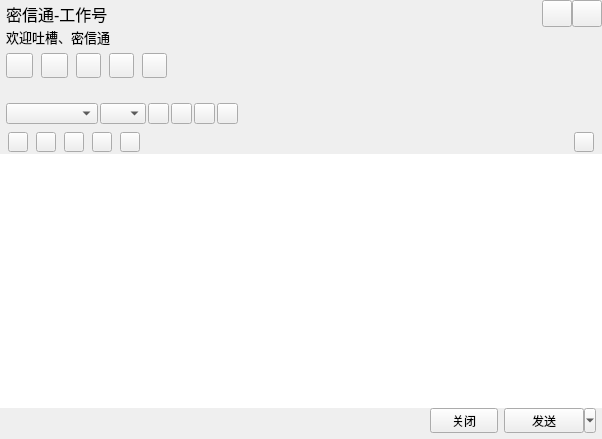
<?xml version="1.0" encoding="UTF-8"?>
<ui version="4.0">
 <class>TalkWindow</class>
 <widget class="QWidget" name="TalkWindow">
  <property name="geometry">
   <rect>
    <x>0</x>
    <y>0</y>
    <width>602</width>
    <height>439</height>
   </rect>
  </property>
  <property name="windowTitle">
   <string>TalkWindow</string>
  </property>
  <layout class="QVBoxLayout" name="verticalLayout">
   <property name="spacing">
    <number>0</number>
   </property>
   <property name="leftMargin">
    <number>0</number>
   </property>
   <property name="topMargin">
    <number>0</number>
   </property>
   <property name="rightMargin">
    <number>0</number>
   </property>
   <property name="bottomMargin">
    <number>0</number>
   </property>
   <item>
    <widget class="QWidget" name="titleWidget" native="true">
     <property name="sizePolicy">
      <sizepolicy hsizetype="Expanding" vsizetype="Fixed">
       <horstretch>0</horstretch>
       <verstretch>0</verstretch>
      </sizepolicy>
     </property>
     <property name="minimumSize">
      <size>
       <width>0</width>
       <height>84</height>
      </size>
     </property>
     <property name="maximumSize">
      <size>
       <width>16777215</width>
       <height>84</height>
      </size>
     </property>
     <property name="bottomskin" stdset="0">
      <bool>true</bool>
     </property>
     <layout class="QVBoxLayout" name="verticalLayout_3">
      <property name="spacing">
       <number>0</number>
      </property>
      <property name="leftMargin">
       <number>6</number>
      </property>
      <property name="topMargin">
       <number>0</number>
      </property>
      <property name="rightMargin">
       <number>0</number>
      </property>
      <property name="bottomMargin">
       <number>0</number>
      </property>
      <item>
       <layout class="QHBoxLayout" name="horizontalLayout_2">
        <property name="spacing">
         <number>0</number>
        </property>
        <item>
         <widget class="QLabel" name="nameLabel">
          <property name="sizePolicy">
           <sizepolicy hsizetype="Expanding" vsizetype="Fixed">
            <horstretch>0</horstretch>
            <verstretch>0</verstretch>
           </sizepolicy>
          </property>
          <property name="minimumSize">
           <size>
            <width>0</width>
            <height>27</height>
           </size>
          </property>
          <property name="maximumSize">
           <size>
            <width>16777215</width>
            <height>27</height>
           </size>
          </property>
          <property name="font">
           <font>
            <pointsize>12</pointsize>
           </font>
          </property>
          <property name="text">
           <string>密信通-工作号</string>
          </property>
         </widget>
        </item>
        <item>
         <widget class="QPushButton" name="sysmin">
          <property name="sizePolicy">
           <sizepolicy hsizetype="Fixed" vsizetype="Fixed">
            <horstretch>0</horstretch>
            <verstretch>0</verstretch>
           </sizepolicy>
          </property>
          <property name="minimumSize">
           <size>
            <width>30</width>
            <height>27</height>
           </size>
          </property>
          <property name="maximumSize">
           <size>
            <width>30</width>
            <height>27</height>
           </size>
          </property>
          <property name="focusPolicy">
           <enum>Qt::ClickFocus</enum>
          </property>
          <property name="toolTip">
           <string>最小化</string>
          </property>
          <property name="text">
           <string/>
          </property>
          <property name="iconSize">
           <size>
            <width>30</width>
            <height>30</height>
           </size>
          </property>
          <property name="checkable">
           <bool>false</bool>
          </property>
         </widget>
        </item>
        <item>
         <widget class="QPushButton" name="sysclose">
          <property name="sizePolicy">
           <sizepolicy hsizetype="Fixed" vsizetype="Fixed">
            <horstretch>0</horstretch>
            <verstretch>0</verstretch>
           </sizepolicy>
          </property>
          <property name="minimumSize">
           <size>
            <width>30</width>
            <height>27</height>
           </size>
          </property>
          <property name="maximumSize">
           <size>
            <width>30</width>
            <height>27</height>
           </size>
          </property>
          <property name="focusPolicy">
           <enum>Qt::ClickFocus</enum>
          </property>
          <property name="toolTip">
           <string>关闭</string>
          </property>
          <property name="text">
           <string/>
          </property>
          <property name="iconSize">
           <size>
            <width>30</width>
            <height>30</height>
           </size>
          </property>
          <property name="checkable">
           <bool>false</bool>
          </property>
          <property name="autoDefault">
           <bool>false</bool>
          </property>
          <property name="default">
           <bool>false</bool>
          </property>
          <property name="flat">
           <bool>false</bool>
          </property>
         </widget>
        </item>
       </layout>
      </item>
      <item>
       <widget class="QLabel" name="signLabel">
        <property name="sizePolicy">
         <sizepolicy hsizetype="Expanding" vsizetype="Fixed">
          <horstretch>0</horstretch>
          <verstretch>0</verstretch>
         </sizepolicy>
        </property>
        <property name="minimumSize">
         <size>
          <width>0</width>
          <height>20</height>
         </size>
        </property>
        <property name="maximumSize">
         <size>
          <width>16777215</width>
          <height>20</height>
         </size>
        </property>
        <property name="font">
         <font>
          <pointsize>10</pointsize>
         </font>
        </property>
        <property name="text">
         <string>欢迎吐槽、密信通</string>
        </property>
       </widget>
      </item>
      <item>
       <widget class="QWidget" name="funWidget" native="true">
        <property name="sizePolicy">
         <sizepolicy hsizetype="Expanding" vsizetype="Expanding">
          <horstretch>0</horstretch>
          <verstretch>0</verstretch>
         </sizepolicy>
        </property>
        <property name="minimumSize">
         <size>
          <width>0</width>
          <height>34</height>
         </size>
        </property>
        <property name="maximumSize">
         <size>
          <width>16777215</width>
          <height>600</height>
         </size>
        </property>
        <property name="styleSheet">
         <string notr="true"/>
        </property>
        <layout class="QHBoxLayout" name="horizontalLayout_4">
         <property name="spacing">
          <number>8</number>
         </property>
         <property name="leftMargin">
          <number>0</number>
         </property>
         <property name="topMargin">
          <number>0</number>
         </property>
         <property name="rightMargin">
          <number>6</number>
         </property>
         <property name="bottomMargin">
          <number>0</number>
         </property>
         <item>
          <widget class="QPushButton" name="addtoolbtn">
           <property name="sizePolicy">
            <sizepolicy hsizetype="Fixed" vsizetype="Fixed">
             <horstretch>0</horstretch>
             <verstretch>0</verstretch>
            </sizepolicy>
           </property>
           <property name="minimumSize">
            <size>
             <width>27</width>
             <height>25</height>
            </size>
           </property>
           <property name="maximumSize">
            <size>
             <width>27</width>
             <height>25</height>
            </size>
           </property>
           <property name="text">
            <string/>
           </property>
           <property name="hasborder" stdset="0">
            <bool>true</bool>
           </property>
          </widget>
         </item>
         <item>
          <widget class="QPushButton" name="addhumanBtn">
           <property name="sizePolicy">
            <sizepolicy hsizetype="Fixed" vsizetype="Fixed">
             <horstretch>0</horstretch>
             <verstretch>0</verstretch>
            </sizepolicy>
           </property>
           <property name="minimumSize">
            <size>
             <width>27</width>
             <height>25</height>
            </size>
           </property>
           <property name="maximumSize">
            <size>
             <width>27</width>
             <height>25</height>
            </size>
           </property>
           <property name="text">
            <string/>
           </property>
           <property name="hasborder" stdset="0">
            <bool>true</bool>
           </property>
          </widget>
         </item>
         <item>
          <widget class="QPushButton" name="appBtn">
           <property name="sizePolicy">
            <sizepolicy hsizetype="Fixed" vsizetype="Fixed">
             <horstretch>0</horstretch>
             <verstretch>0</verstretch>
            </sizepolicy>
           </property>
           <property name="minimumSize">
            <size>
             <width>25</width>
             <height>25</height>
            </size>
           </property>
           <property name="maximumSize">
            <size>
             <width>25</width>
             <height>25</height>
            </size>
           </property>
           <property name="text">
            <string/>
           </property>
           <property name="hasborder" stdset="0">
            <bool>true</bool>
           </property>
          </widget>
         </item>
         <item>
          <widget class="QPushButton" name="videoBtn">
           <property name="sizePolicy">
            <sizepolicy hsizetype="Fixed" vsizetype="Fixed">
             <horstretch>0</horstretch>
             <verstretch>0</verstretch>
            </sizepolicy>
           </property>
           <property name="minimumSize">
            <size>
             <width>25</width>
             <height>25</height>
            </size>
           </property>
           <property name="maximumSize">
            <size>
             <width>25</width>
             <height>25</height>
            </size>
           </property>
           <property name="text">
            <string/>
           </property>
           <property name="hasborder" stdset="0">
            <bool>true</bool>
           </property>
          </widget>
         </item>
         <item>
          <widget class="QPushButton" name="toolsetBtn">
           <property name="sizePolicy">
            <sizepolicy hsizetype="Fixed" vsizetype="Fixed">
             <horstretch>0</horstretch>
             <verstretch>0</verstretch>
            </sizepolicy>
           </property>
           <property name="minimumSize">
            <size>
             <width>25</width>
             <height>25</height>
            </size>
           </property>
           <property name="maximumSize">
            <size>
             <width>25</width>
             <height>25</height>
            </size>
           </property>
           <property name="text">
            <string/>
           </property>
           <property name="hasborder" stdset="0">
            <bool>true</bool>
           </property>
          </widget>
         </item>
         <item>
          <spacer name="horizontalSpacer_3">
           <property name="orientation">
            <enum>Qt::Horizontal</enum>
           </property>
           <property name="sizeHint" stdset="0">
            <size>
             <width>40</width>
             <height>20</height>
            </size>
           </property>
          </spacer>
         </item>
        </layout>
       </widget>
      </item>
     </layout>
    </widget>
   </item>
   <item>
    <layout class="QHBoxLayout" name="horizontalLayout">
     <property name="spacing">
      <number>0</number>
     </property>
     <property name="rightMargin">
      <number>0</number>
     </property>
     <item>
      <widget class="QSplitter" name="bodySpliter">
       <property name="sizePolicy">
        <sizepolicy hsizetype="Expanding" vsizetype="Expanding">
         <horstretch>0</horstretch>
         <verstretch>0</verstretch>
        </sizepolicy>
       </property>
       <property name="orientation">
        <enum>Qt::Vertical</enum>
       </property>
       <property name="handleWidth">
        <number>1</number>
       </property>
       <property name="childrenCollapsible">
        <bool>false</bool>
       </property>
       <widget class="QWidget" name="bodyWidget" native="true">
        <property name="sizePolicy">
         <sizepolicy hsizetype="Expanding" vsizetype="Expanding">
          <horstretch>0</horstretch>
          <verstretch>0</verstretch>
         </sizepolicy>
        </property>
        <property name="styleSheet">
         <string notr="true"/>
        </property>
        <layout class="QVBoxLayout" name="vlayout">
         <property name="spacing">
          <number>0</number>
         </property>
         <property name="leftMargin">
          <number>0</number>
         </property>
         <property name="topMargin">
          <number>0</number>
         </property>
         <property name="rightMargin">
          <number>0</number>
         </property>
         <property name="bottomMargin">
          <number>0</number>
         </property>
         <item>
          <widget class="QFrame" name="frameWidhet">
           <property name="sizePolicy">
            <sizepolicy hsizetype="Expanding" vsizetype="Expanding">
             <horstretch>0</horstretch>
             <verstretch>0</verstretch>
            </sizepolicy>
           </property>
           <property name="styleSheet">
            <string notr="true"/>
           </property>
           <layout class="QVBoxLayout" name="verticalLayout_2">
            <property name="spacing">
             <number>0</number>
            </property>
            <property name="leftMargin">
             <number>0</number>
            </property>
            <property name="topMargin">
             <number>1</number>
            </property>
            <property name="rightMargin">
             <number>0</number>
            </property>
            <property name="bottomMargin">
             <number>1</number>
            </property>
            <item>
             <widget class="MsgWebView" name="msgWidget" native="true"/>
            </item>
           </layout>
          </widget>
         </item>
         <item>
          <widget class="QWidget" name="fontWidget" native="true">
           <property name="sizePolicy">
            <sizepolicy hsizetype="Expanding" vsizetype="Fixed">
             <horstretch>0</horstretch>
             <verstretch>0</verstretch>
            </sizepolicy>
           </property>
           <property name="minimumSize">
            <size>
             <width>0</width>
             <height>34</height>
            </size>
           </property>
           <property name="maximumSize">
            <size>
             <width>16777215</width>
             <height>34</height>
            </size>
           </property>
           <layout class="QHBoxLayout" name="horizontalLayout_5">
            <property name="spacing">
             <number>2</number>
            </property>
            <property name="leftMargin">
             <number>6</number>
            </property>
            <property name="topMargin">
             <number>8</number>
            </property>
            <property name="rightMargin">
             <number>0</number>
            </property>
            <property name="bottomMargin">
             <number>6</number>
            </property>
            <item>
             <widget class="QComboBox" name="fontfamilyCombox">
              <property name="sizePolicy">
               <sizepolicy hsizetype="Fixed" vsizetype="Fixed">
                <horstretch>0</horstretch>
                <verstretch>0</verstretch>
               </sizepolicy>
              </property>
              <property name="minimumSize">
               <size>
                <width>92</width>
                <height>21</height>
               </size>
              </property>
              <property name="maximumSize">
               <size>
                <width>92</width>
                <height>21</height>
               </size>
              </property>
              <property name="styleSheet">
               <string notr="true"/>
              </property>
             </widget>
            </item>
            <item>
             <widget class="QComboBox" name="fontsizeCombox">
              <property name="sizePolicy">
               <sizepolicy hsizetype="Fixed" vsizetype="Fixed">
                <horstretch>0</horstretch>
                <verstretch>0</verstretch>
               </sizepolicy>
              </property>
              <property name="minimumSize">
               <size>
                <width>46</width>
                <height>21</height>
               </size>
              </property>
              <property name="maximumSize">
               <size>
                <width>46</width>
                <height>21</height>
               </size>
              </property>
              <property name="styleSheet">
               <string notr="true"/>
              </property>
             </widget>
            </item>
            <item>
             <widget class="QPushButton" name="boldBtn">
              <property name="sizePolicy">
               <sizepolicy hsizetype="Fixed" vsizetype="Fixed">
                <horstretch>0</horstretch>
                <verstretch>0</verstretch>
               </sizepolicy>
              </property>
              <property name="minimumSize">
               <size>
                <width>21</width>
                <height>21</height>
               </size>
              </property>
              <property name="maximumSize">
               <size>
                <width>21</width>
                <height>21</height>
               </size>
              </property>
              <property name="text">
               <string/>
              </property>
             </widget>
            </item>
            <item>
             <widget class="QPushButton" name="italBtn">
              <property name="sizePolicy">
               <sizepolicy hsizetype="Fixed" vsizetype="Fixed">
                <horstretch>0</horstretch>
                <verstretch>0</verstretch>
               </sizepolicy>
              </property>
              <property name="minimumSize">
               <size>
                <width>21</width>
                <height>21</height>
               </size>
              </property>
              <property name="maximumSize">
               <size>
                <width>21</width>
                <height>21</height>
               </size>
              </property>
              <property name="text">
               <string/>
              </property>
             </widget>
            </item>
            <item>
             <widget class="QPushButton" name="underBtn">
              <property name="sizePolicy">
               <sizepolicy hsizetype="Fixed" vsizetype="Fixed">
                <horstretch>0</horstretch>
                <verstretch>0</verstretch>
               </sizepolicy>
              </property>
              <property name="minimumSize">
               <size>
                <width>21</width>
                <height>21</height>
               </size>
              </property>
              <property name="maximumSize">
               <size>
                <width>21</width>
                <height>21</height>
               </size>
              </property>
              <property name="text">
               <string/>
              </property>
             </widget>
            </item>
            <item>
             <widget class="QPushButton" name="colorBtn">
              <property name="sizePolicy">
               <sizepolicy hsizetype="Fixed" vsizetype="Fixed">
                <horstretch>0</horstretch>
                <verstretch>0</verstretch>
               </sizepolicy>
              </property>
              <property name="minimumSize">
               <size>
                <width>21</width>
                <height>21</height>
               </size>
              </property>
              <property name="maximumSize">
               <size>
                <width>21</width>
                <height>21</height>
               </size>
              </property>
              <property name="text">
               <string/>
              </property>
             </widget>
            </item>
            <item>
             <spacer name="horizontalSpacer_4">
              <property name="orientation">
               <enum>Qt::Horizontal</enum>
              </property>
              <property name="sizeHint" stdset="0">
               <size>
                <width>219</width>
                <height>17</height>
               </size>
              </property>
             </spacer>
            </item>
           </layout>
          </widget>
         </item>
        </layout>
       </widget>
       <widget class="QWidget" name="bottomWidget" native="true">
        <property name="sizePolicy">
         <sizepolicy hsizetype="Expanding" vsizetype="Expanding">
          <horstretch>0</horstretch>
          <verstretch>0</verstretch>
         </sizepolicy>
        </property>
        <property name="minimumSize">
         <size>
          <width>0</width>
          <height>138</height>
         </size>
        </property>
        <property name="maximumSize">
         <size>
          <width>16777215</width>
          <height>400</height>
         </size>
        </property>
        <property name="styleSheet">
         <string notr="true"/>
        </property>
        <layout class="QVBoxLayout" name="verticalLayout_5">
         <property name="spacing">
          <number>0</number>
         </property>
         <property name="leftMargin">
          <number>0</number>
         </property>
         <property name="topMargin">
          <number>0</number>
         </property>
         <property name="rightMargin">
          <number>0</number>
         </property>
         <property name="bottomMargin">
          <number>0</number>
         </property>
         <item>
          <widget class="QWidget" name="moduleWidget" native="true">
           <property name="sizePolicy">
            <sizepolicy hsizetype="Expanding" vsizetype="Fixed">
             <horstretch>0</horstretch>
             <verstretch>0</verstretch>
            </sizepolicy>
           </property>
           <property name="minimumSize">
            <size>
             <width>0</width>
             <height>24</height>
            </size>
           </property>
           <property name="maximumSize">
            <size>
             <width>16777215</width>
             <height>24</height>
            </size>
           </property>
           <layout class="QHBoxLayout" name="moduleLayout">
            <property name="spacing">
             <number>8</number>
            </property>
            <property name="leftMargin">
             <number>8</number>
            </property>
            <property name="topMargin">
             <number>0</number>
            </property>
            <property name="rightMargin">
             <number>8</number>
            </property>
            <property name="bottomMargin">
             <number>0</number>
            </property>
            <item>
             <widget class="QPushButton" name="fontBtn">
              <property name="sizePolicy">
               <sizepolicy hsizetype="Fixed" vsizetype="Fixed">
                <horstretch>0</horstretch>
                <verstretch>0</verstretch>
               </sizepolicy>
              </property>
              <property name="minimumSize">
               <size>
                <width>20</width>
                <height>20</height>
               </size>
              </property>
              <property name="maximumSize">
               <size>
                <width>20</width>
                <height>20</height>
               </size>
              </property>
              <property name="text">
               <string/>
              </property>
              <property name="checkable">
               <bool>true</bool>
              </property>
              <property name="hasborder" stdset="0">
               <bool>true</bool>
              </property>
             </widget>
            </item>
            <item>
             <widget class="QPushButton" name="faceBtn">
              <property name="sizePolicy">
               <sizepolicy hsizetype="Fixed" vsizetype="Fixed">
                <horstretch>0</horstretch>
                <verstretch>0</verstretch>
               </sizepolicy>
              </property>
              <property name="minimumSize">
               <size>
                <width>20</width>
                <height>20</height>
               </size>
              </property>
              <property name="maximumSize">
               <size>
                <width>20</width>
                <height>20</height>
               </size>
              </property>
              <property name="text">
               <string/>
              </property>
              <property name="checkable">
               <bool>true</bool>
              </property>
              <property name="hasborder" stdset="0">
               <bool>true</bool>
              </property>
             </widget>
            </item>
            <item>
             <widget class="QPushButton" name="richfacebtn">
              <property name="sizePolicy">
               <sizepolicy hsizetype="Fixed" vsizetype="Fixed">
                <horstretch>0</horstretch>
                <verstretch>0</verstretch>
               </sizepolicy>
              </property>
              <property name="minimumSize">
               <size>
                <width>20</width>
                <height>20</height>
               </size>
              </property>
              <property name="maximumSize">
               <size>
                <width>20</width>
                <height>20</height>
               </size>
              </property>
              <property name="text">
               <string/>
              </property>
              <property name="hasborder" stdset="0">
               <bool>true</bool>
              </property>
             </widget>
            </item>
            <item>
             <widget class="QPushButton" name="cutBtn">
              <property name="sizePolicy">
               <sizepolicy hsizetype="Fixed" vsizetype="Fixed">
                <horstretch>0</horstretch>
                <verstretch>0</verstretch>
               </sizepolicy>
              </property>
              <property name="minimumSize">
               <size>
                <width>20</width>
                <height>20</height>
               </size>
              </property>
              <property name="maximumSize">
               <size>
                <width>20</width>
                <height>20</height>
               </size>
              </property>
              <property name="text">
               <string/>
              </property>
              <property name="hasborder" stdset="0">
               <bool>true</bool>
              </property>
             </widget>
            </item>
            <item>
             <widget class="QPushButton" name="inputbtn">
              <property name="sizePolicy">
               <sizepolicy hsizetype="Fixed" vsizetype="Fixed">
                <horstretch>0</horstretch>
                <verstretch>0</verstretch>
               </sizepolicy>
              </property>
              <property name="minimumSize">
               <size>
                <width>20</width>
                <height>20</height>
               </size>
              </property>
              <property name="maximumSize">
               <size>
                <width>20</width>
                <height>20</height>
               </size>
              </property>
              <property name="text">
               <string/>
              </property>
              <property name="hasborder" stdset="0">
               <bool>true</bool>
              </property>
             </widget>
            </item>
            <item>
             <spacer name="horizontalSpacer_2">
              <property name="orientation">
               <enum>Qt::Horizontal</enum>
              </property>
              <property name="sizeHint" stdset="0">
               <size>
                <width>40</width>
                <height>20</height>
               </size>
              </property>
             </spacer>
            </item>
            <item>
             <widget class="QPushButton" name="registerBtn">
              <property name="sizePolicy">
               <sizepolicy hsizetype="Fixed" vsizetype="Fixed">
                <horstretch>0</horstretch>
                <verstretch>0</verstretch>
               </sizepolicy>
              </property>
              <property name="minimumSize">
               <size>
                <width>20</width>
                <height>20</height>
               </size>
              </property>
              <property name="maximumSize">
               <size>
                <width>20</width>
                <height>20</height>
               </size>
              </property>
              <property name="text">
               <string/>
              </property>
              <property name="hasborder" stdset="0">
               <bool>true</bool>
              </property>
             </widget>
            </item>
           </layout>
          </widget>
         </item>
         <item>
          <widget class="QMsgTextEdit" name="textEdit">
           <property name="contextMenuPolicy">
            <enum>Qt::NoContextMenu</enum>
           </property>
           <property name="frameShape">
            <enum>QFrame::NoFrame</enum>
           </property>
          </widget>
         </item>
         <item>
          <layout class="QHBoxLayout" name="horizontalLayout_3">
           <property name="rightMargin">
            <number>6</number>
           </property>
           <property name="bottomMargin">
            <number>6</number>
           </property>
           <item>
            <spacer name="horizontalSpacer">
             <property name="orientation">
              <enum>Qt::Horizontal</enum>
             </property>
             <property name="sizeHint" stdset="0">
              <size>
               <width>40</width>
               <height>20</height>
              </size>
             </property>
            </spacer>
           </item>
           <item>
            <widget class="QToolButton" name="closeBtn">
             <property name="minimumSize">
              <size>
               <width>68</width>
               <height>24</height>
              </size>
             </property>
             <property name="text">
              <string>关闭</string>
             </property>
             <property name="titleskin" stdset="0">
              <bool>true</bool>
             </property>
            </widget>
           </item>
           <item>
            <widget class="QToolButton" name="sendBtn">
             <property name="minimumSize">
              <size>
               <width>92</width>
               <height>24</height>
              </size>
             </property>
             <property name="text">
              <string>发送</string>
             </property>
             <property name="popupMode">
              <enum>QToolButton::MenuButtonPopup</enum>
             </property>
             <property name="arrowType">
              <enum>Qt::NoArrow</enum>
             </property>
             <property name="titleskin" stdset="0">
              <bool>true</bool>
             </property>
            </widget>
           </item>
          </layout>
         </item>
        </layout>
       </widget>
      </widget>
     </item>
    </layout>
   </item>
  </layout>
 </widget>
 <layoutdefault spacing="6" margin="11"/>
 <customwidgets>
  <customwidget>
   <class>QMsgTextEdit</class>
   <extends>QTextEdit</extends>
   <header location="global">qmsgtextedit.h</header>
  </customwidget>
  <customwidget>
   <class>MsgWebView</class>
   <extends>QWidget</extends>
   <header location="global">msgwebview.h</header>
   <container>1</container>
  </customwidget>
 </customwidgets>
 <resources/>
 <connections/>
</ui>
